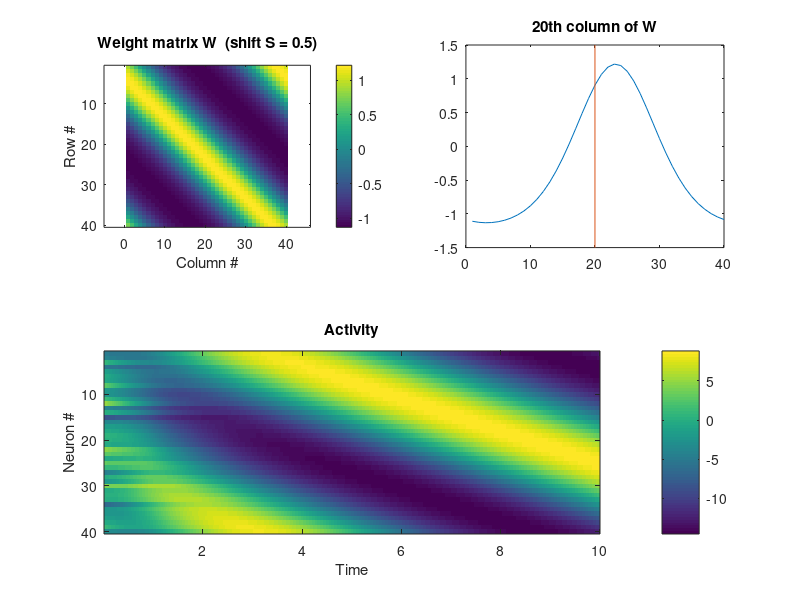

The MATLAB script that drew this image:
% parameters
N=40;       % number of neurons
tmax=10;    % max time
dt=0.01;    % time step
k=2;        % gain function slope
B=-1.5;     % weight baseline
S=.5;        % weight shift

Nt=fix(tmax/dt);    % total number of time steps
dat=zeros(N,Nt);    % data (activity-by-time)

% define weight vector w & weight matrix W
x=linspace(0, 2*pi*(N-1)/N, N); % angular variable from 0 to 2*pi
w=exp(cos(x+S))+B; % weight vector (= 1st row of weight matrix)
W=zeros(N,N);   % weight matrix (circulant)
for i=1:N
    W(i,:)=circshift(w,[0, i-1]);
end

% add noise to weight matrix
% W=W+randn(size(W))

u=3*randn(N,1); % random initial state

% time evolution (Euler method)
for i=1:Nt
    g=1./(1+exp(-k*u));
    u=u+(-u+W*g)*dt;
    dat(:,i)=u;
end

% plotting
figure(1)
clf

subplot(2,2,2)
plot(W(:,20))
hold on 
plot([20 20],[-1.5 1.5])
title('20th column of W')

subplot(2,2,1)
imagesc(W)
xlabel('Column #')
ylabel('Row #')
axis equal
axis tight
title(['Weight matrix W  (shift S = ' num2str(S) ')'])
colorbar

subplot(2,1,2)
imagesc((1:Nt)*dt, 1:N, dat)
xlabel('Time')
ylabel('Neuron #')
title('Activity')
colorbar
